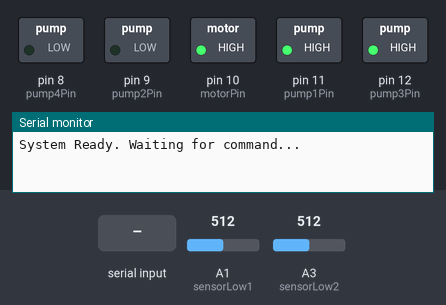
A sketch run on a simulated Arduino Uno, built with avr-gcc and run on an emulated ATmega328P. Shown: switched loads named in the sketch (green lamp = pin HIGH), the last lines printed to the serial monitor. Inputs (shaded band) come from the test bench; at power-on: A1 (sensorLow1) = 512, A3 (sensorLow2) = 512.

Above: at 1.2 s.
1.3 s: "START\n" received over Serial
2.8 s: "STOP\n" received over Serial
At 5.0 s:
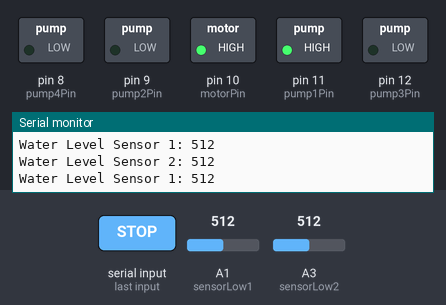
5.3 s: "STOP\n" received over Serial
At 6.0 s:
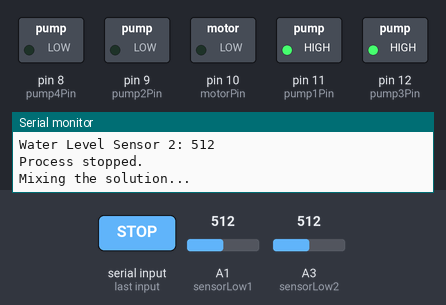
At 16.1 s:
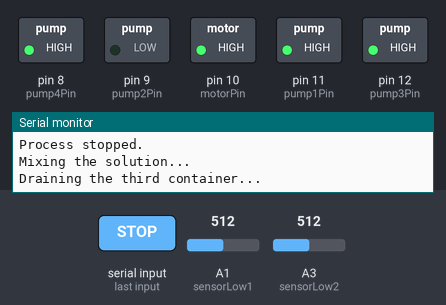
Timing chart, 0 to 16.9 s (numbered marks = the images above; inputs shaded):
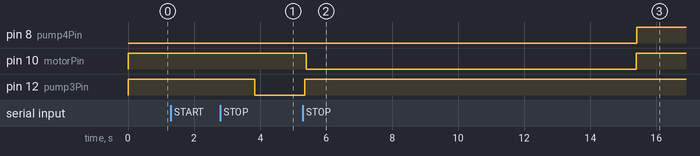

Measured:
- after the input at 2.8 s, pin 12 (pump3Pin): HIGH → LOW after 1.0 s
- after the input at 5.3 s, pin 8 (pump4Pin): LOW → HIGH after 10.1 s; pin 10 (motorPin): HIGH → LOW after 0.10 s instead of 7.6 s; pin 12 (pump3Pin): LOW → HIGH after 0.06 s instead of 7.6 s

The sketch:

proektKVP.ino
```cpp
// Дефинирање на пиновите
const int pump1Pin = 11; // Потопна пумпа во првиот сад
const int pump2Pin = 9;  // Обична пумпа за кисела течност
const int pump3Pin = 12; // Потопна пумпа за базна течност
const int pump4Pin = 8;  // Обична пумпа за испразнување
const int motorPin = 10; // Мотор за маталка

const int sensorLow1 = A1;  // Сензор за низок водостој во првиот сад
const int sensorOverflow = A2; // Сензор за прелевање во третиот сад
const int sensorLow2 = A3;  // Сензор за низок водостој во третиот сад

bool processRunning = false; // Дали процесот е во тек
unsigned long previousMillis = 0; // Променлива за следење на времето
unsigned long interval = 15000;  // Време на работа на пумпите (10 секунди)

void setup() {
  pinMode(pump1Pin, OUTPUT);
  pinMode(pump2Pin, OUTPUT);
  pinMode(pump3Pin, OUTPUT);
  pinMode(pump4Pin, OUTPUT);
  pinMode(motorPin, OUTPUT);

  pinMode(sensorLow1, INPUT);
  pinMode(sensorOverflow, INPUT);
  pinMode(sensorLow2, INPUT);

  digitalWrite(pump1Pin, HIGH);
  digitalWrite(pump2Pin, LOW);
  digitalWrite(pump3Pin, HIGH);
  digitalWrite(pump4Pin, LOW);
  digitalWrite(motorPin, HIGH);

  Serial.begin(9600);
  Serial.println("System Ready. Waiting for command...");
}

void loop() {
  if (Serial.available() > 0) {
    String command = Serial.readStringUntil('\n');
    command.trim();

    if (command.equalsIgnoreCase("START") && !processRunning) {
      Serial.println("Starting the process...");
      processRunning = true;
      runProcess();
    }
    else if (command.equalsIgnoreCase("STOP") && processRunning) {
      Serial.println("Stopping the process...");
      stopProcess();
      processRunning = false;
    }
    else if (!command.equalsIgnoreCase("START") && !command.equalsIgnoreCase("STOP")) {
      Serial.println("Invalid command. Please type 'START' to begin or 'STOP' to end.");
    }
  }

  if (processRunning) {
    if (checkStopCommand()) return;
  }
}

// Функција за извршување на процесот
void runProcess() {
  if (checkWaterLevels()) {
    Serial.println("Water liquid is too low! Process cannot continue.");
    return;
  }

  Serial.println("Filling the third container...");
  digitalWrite(pump1Pin, LOW);

  while (analogRead(sensorOverflow) < 500) {
    if (checkStopCommand() || checkWaterLevels()) {
      digitalWrite(pump1Pin, HIGH);
      return;
    }
  }

  digitalWrite(pump1Pin, HIGH);
  get_pH_value: // Label for jumping back if invalid pH is entered
  Serial.println("Enter pH value (0.0 - 14.0):");

  while (Serial.available() == 0) {
    if (checkStopCommand()) return;
  }

  float pHState = Serial.parseFloat();

  if (pHState < 0.0 || pHState > 14.0) {
    Serial.println("Invalid pH value! Must be between 0.0 and 14.0. Please enter again.");
    goto get_pH_value;
  }

  Serial.print("pH Value: ");
  Serial.println(pHState);

  // Печатење на вредности на сензорите
  int waterLevel1 = analogRead(sensorLow1);
  int waterLevel2 = analogRead(sensorLow2);
  Serial.print("Water Level Sensor 1: ");
  Serial.println(waterLevel1);
  Serial.print("Water Level Sensor 2: ");
  Serial.println(waterLevel2);

  if (pHState >= 0 && pHState < 2.2) {
    Serial.println("Adding base to neutralize...");
    digitalWrite(pump3Pin, LOW);  // Додавање базна течност
    delayWithStop(interval-6000);       // Чекање
    digitalWrite(pump3Pin, HIGH); // Исклучување на пумпата
    Mix();
  }
    else if (pHState >= 2.2 && pHState < 4.5) {
      Serial.println("Adding base to neutralize...");
      digitalWrite(pump3Pin, LOW);  // Додавање базна течност
      delayWithStop(interval-7000);       // Чекање
      digitalWrite(pump3Pin, HIGH); // Исклучување на пумпата
      Mix();
    }
    else if (pHState >= 4.5 && pHState < 6.7) {
       Serial.println("Adding base to neutralize...");
       digitalWrite(pump3Pin, LOW);  // Додавање базна течност
       delayWithStop(interval-8500);       // Чекање
       digitalWrite(pump3Pin, HIGH); // Исклучување на пумпата
       Mix();
    }
    else if (pHState >= 7.3 && pHState < 9.5) {
      Serial.println("Adding acid to neutralize...");
      digitalWrite(pump2Pin, HIGH);  // Додавање кисела течност
      delayWithStop(interval);       // Чекање
      digitalWrite(pump2Pin, LOW);   // Исклучување на пумпата
      Mix();
    }
    else if (pHState >= 9.5 && pHState < 11.8) {
      Serial.println("Adding acid to neutralize...");
      digitalWrite(pump2Pin, HIGH);  // Додавање кисела течност
      delayWithStop(interval+1000);       // Чекање
      digitalWrite(pump2Pin, LOW);   // Исклучување на пумпата
      Mix();
    }
    else if (pHState >= 11.8 && pHState < 14) {
      Serial.println("Adding acid to neutralize...");
      digitalWrite(pump2Pin, HIGH);  // Додавање кисела течност
      delayWithStop(interval+2000);       // Чекање
      digitalWrite(pump2Pin, LOW);   // Исклучување на пумпата
      Mix();

    }
    else if (pHState >= 6.7 && pHState < 7.3) {
      Serial.println("pH is neutral. No adjustment needed.");
    }
    else if (pHState < 0.0 || pHState > 14.0) {
      Serial.println("Invalid pH value. Must be between 0.0 and 14.0.");

    }
  // Испразнување на садот без проверка за водостој
  Serial.println("Draining the third container...");
  digitalWrite(pump4Pin, HIGH);
  delay(200000); // Чекање 200 секунди за испразнување
  digitalWrite(pump4Pin, LOW);

  // Ова проверува ако е потребно да се стопира процесот по испразнување на садот
  if (checkWaterLevels()) {
    Serial.println("Low liquid level detected after draining. Please add water and use 'START' to begin again.");
    processRunning = false;
    stopProcess();
  }

  Serial.println("Process completed.");
  processRunning = false;
}
// Функција за запирање на процесот
void stopProcess() {
  digitalWrite(pump1Pin, HIGH);
  digitalWrite(pump2Pin, LOW);
  digitalWrite(pump3Pin, HIGH);
  digitalWrite(pump4Pin, LOW);
  digitalWrite(motorPin, HIGH);
}


// Функција која проверува дали е внесен "STOP"
bool checkStopCommand() {
  if (Serial.available() > 0) {
    String command = Serial.readStringUntil('\n');
    command.trim();
    if (command.equalsIgnoreCase("STOP")) {
      stopProcess();
      Serial.println("Process stopped.");
      processRunning = false;
      return true;
    }
  }
  return false;
}

// Функција која проверува нивото на водата и го стопира процесот ако е потребно
bool checkWaterLevels() {
  int waterLevel1 = analogRead(sensorLow1);
  int waterLevel2 = analogRead(sensorLow2);

  // Печатење на вредностите за водостој за да се провериме дали се точни
  Serial.print("Water Level Sensor 1: ");
  Serial.println(waterLevel1);
  Serial.print("Water Level Sensor 2: ");
  Serial.println(waterLevel2);

  // Прилагодете ги овие вредности според вашите сензори
  if (waterLevel1 < 400 || waterLevel2 < 400) {
    return true; // Ако било кое ниво на водата е премалку, процесот ќе запре
  }
  return false;
}
// Мешање на раствор
void Mix(){
  Serial.println("Mixing the solution...");
  digitalWrite(motorPin, LOW);  // Вклучување на моторот
  delay(10000);                 // Чекање 10 секунди за мешање
  digitalWrite(motorPin, HIGH); // Исклучување на моторот
  return;
}
// Функција за одложување со проверка за STOP команда
void delayWithStop(unsigned long duration) {
  unsigned long startMillis = millis();
  while (millis() - startMillis < duration) {
    if (checkStopCommand() || checkWaterLevels()) {
      return;
    }
  }
}
```
